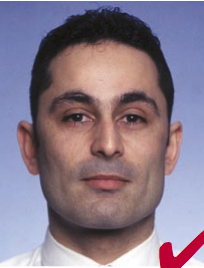
//> input picture img/good/01.jpg, 204 x 268 px
$ ./main   (built with g++ and OpenCV 4)
//> lines starting //> are read from the running program, lines starting //| are printed output that depends on the picture
### ImageAttribute.hpp
//
//  ICAOphotoquality
//
//  Copyright © 2017 Marcelo Cobias. All rights reserved.
//
#ifndef ImageAttribute_HPP
#define ImageAttribute_HPP

#include <iostream>
#include <opencv2/core/core.hpp>
#include <opencv2/highgui/highgui.hpp>
#include <opencv2/imgproc.hpp>

#include "utils/Util.hpp"

using namespace std;
using namespace cv;

class ImageAttribute
{
public:
      float getBrightness();
      float getContrast();
      float getBlur();
      ImageAttribute(Mat image);
      ~ImageAttribute();
private:
    float brightness = 0.0;
    float contrast = 0.0;
    float blur = 0.0;
    float calcBrightness(Mat image);
    float calcContrast(Mat image);
    float calcBlur(Mat image);
};
#endif

### utils/HaarFind.hpp
//
//  imagetester.cpp
//  ICAOphotoquality
//
//  Copyright © 2017 Marcelo Cobias. All rights reserved.
//
#ifndef HaarFind_HPP
#define HaarFind_HPP

#include <string>
#include <opencv2/opencv.hpp>
#include "Util.hpp"

using namespace std;
using namespace cv;

class HaarFind
{
public:
    HaarFind(Mat image);
    Rect_<double> getRoiFace();
    Rect_<double> getRoiEyersPair();
    Rect_<double> getRoiEyeLeft();
    Rect_<double> getRoiEyeRight();
    ~HaarFind();
private:
    CascadeClassifier faceCascade, eyePairCascade;
    Rect_<double> rectEyeLeft, rectEyeRight;
    Rect_<double> face, eyePair, customROI;
    Rect_<double> findEyesPair(Mat face);
    Rect_<double> findFace(Mat image);
    void loadCascadeClassifier();
    void calculeEyeSingle(Mat imageFace, Rect eyePair);
};
#endif

### utils/LandmarkFind.hpp
//
//  ICAOphotoquality
//
//  Copyright © 2017 Marcelo Cobias. All rights reserved.
//
#ifndef LandmarkFind_HPP
#define LandmarkFind_HPP

#include <iostream>
#include <opencv2/imgproc.hpp>

#include "Util.hpp"
#include <dlib/opencv.h>
#include <dlib/image_processing.h>
#include <dlib/image_processing/shape_predictor.h>

const float MAXFACEANGLE = 75.0f;

class LandmarkFind
{
public:
  void loadShapePredictor();
  LandmarkFind(cv::Mat image, cv::Rect rectFace);
  cv::Point getLeftCenterEye();
  cv::Point getRightCenterEye();
  std::vector<cv::Point> getMouth();
  cv::Point3f getFaceApproxEulerAngles();
  cv::Rect getFaceBBoxFromLandmarks(std::vector<cv::Point> landmarks, cv::Size imageSize, bool square);
  bool printLandmarks(cv::Mat &image, int thickness);
  bool printLandmarksZero(cv::Mat &image, int thickness);
  std::vector<cv::Point> getLandmark();
  ~LandmarkFind();
private:
  std::vector<cv::Point> landmarksFace;
  dlib::shape_predictor landmark_model;
  void dlibObjToPoints(const dlib::full_object_detection& obj, std::vector<cv::Point>& points);
  std::vector<cv::Point> extractPoints(cv::Mat image, cv::Rect rectFace);
  float getFaceApproxTiltAngle();
  float getFaceApproxHorAngle();
  float getFaceApproxVertAngle();
};
#endif

### utils/EyesFindCenter.hpp
//
//  imagetester.cpp
//  ICAOphotoquality
//
//  Copyright © 2017 Marcelo Cobias. All rights reserved.
//
#ifndef EyesFindCenter_HPP
#define EyesFindCenter_HPP

#include "Util.hpp"
#include <opencv2/opencv.hpp>

using namespace cv;
using namespace std;

#define kEyeLeft true
#define kEyeRight false

class EyesFindCenter
{
public:
    EyesFindCenter();
    ~EyesFindCenter();
    Point findEyeCenter(Mat eyeImage);
    void createCornerKernels();
    void releaseCornerKernels();
    Point2f findEyeCorner(Mat region, bool left, bool left2);
    double computeDynamicThreshold(const Mat &mat, double stdDevFactor);
    Point findIrirBorderRight(Mat img, Point pnt);
    Point findIrirBorderLeft(Mat img, Point pnt);
    bool existContourNearPointCenter(vector<Point> contourPoints, Point pnt, int maskAux = 6);
    int maxDistanceBtnPoints(vector<Point> contourPoints);
    Mat setContournAndFind(Mat drawing, Point pt, vector<vector<Point> > contours, vector<Vec4i> hierarchy);
    Mat fillHoles(Mat binaryImage);
    bool isEyePairRegion(const Mat &img);
    float verifyCircle(Mat dt, Point2f center, float radius, vector<Point2f> & inlierSet);
    void getCircle(Point2f& p1, Point2f& p2, Point2f& p3, Point2f& center, float& radius);
    vector<Point2f> getPointPositions(Mat binaryImage);
    Point2f getCirclesIntersection(Point2f p0, float r0, Point2f p1, float r1);
    Point2f getMostWhitePixel(Mat GrayImage, bool isLeft);
private:
    Mat floodKillEdges(Mat &mat);
    Mat computeMatXGradient(const Mat &mat);
    Mat matrixMagnitude(const Mat &matX, const Mat &matY);
    void testPossibleCentersFormula(int x, int y, const Mat &weight, double gx, double gy, Mat &out);
    bool floodShouldPushPoint(const Point &np, const Mat &mat);
    bool inMat(Point p, int rows, int cols);

    Point2f findSubpixelEyeCorner(Mat region, Point maxP);
    Mat eyeCornerMap(const Mat &region, bool left, bool left2);
};

#endif

### utils/ImageDegradation.hpp
//
//  ICAOphotoquality
//
//  Copyright © 2017 Marcelo Cobias. All rights reserved.
//
#ifndef ImageDegradation_HPP
#define ImageDegradation_HPP

#include <iostream>
#include <opencv2/opencv.hpp>

using namespace cv;
using namespace std;

class ImageDegradation
{
public:
    static Mat gaussianNoise(Mat image);
    static Mat saltAndPepper(Mat image);
    static Mat bluring(Mat image);
    static Mat smooth(Mat image);
    static Mat basicLinearTransform(Mat image, double alpha = 0, int beta = 0);
    static Mat gamma(Mat image, double gamma = 0);
};
#endif

### utils/Util.hpp
//
//  ICAOphotoquality
//
//  Copyright © 2017 Marcelo Cobias. All rights reserved.
//
#ifndef Util_HPP
#define Util_HPP

#include <fstream>
#include <sys/stat.h>
#include <math.h>
#include <time.h>
#include <iterator>
#include <vector>
#include <glob.h>
#include <utility>
#include <iostream>
#include <opencv2/opencv.hpp>

using namespace cv;
using namespace std;

class Util
{
public:
  static bool existsImage(Mat image);
  static Mat cutImage(Mat image, Rect form);
  static float getDistanceBtn2Pnts(Point2f p1, Point2f p2);
  static Mat coloredToGray(Mat image);
  static vector<string> splitAtCommas(const string& row);
  static string intToStr(int val);
  static string floToStr(float val);
  static void replaceStringInPlace(string& subject, const string& search, const string& replace);
  static float srtToNumber(string &Text);
  static bool isValidImage(string imgName);
  static vector<string> divStr(string const & s, char delim);
  static vector<string> getListPathFilesImage(string path);
  static bool isDirExist(string path);
  static bool makePath(string path);
  static bool intersecPoints(Point2f o1, Point2f p1, Point2f o2, Point2f p2, Point2f &r);
  static void glcm(Mat &img, vector<float> &values);
  static void showHistogram(Mat& img);
  static Vec3b getColorSubpix(const Mat& img, Point2f pt);
};
#endif

### utils/HaarFind.cpp
//
//  imagetester.cpp
//  ICAOphotoquality
//
//  Copyright © 2017 Marcelo Cobias. All rights reserved.
//
#include "HaarFind.hpp"

/**
* @brief Load Cascade Classifier
*
* @details Carrega o classificador para identificacao das faces
*
*/
void HaarFind::loadCascadeClassifier()
{
  if (!this->faceCascade.load("./data/haarcascade_frontalface_alt.xml"))
  {
    printf("(!) Error Loading Face Cascade Classifier\n");
  }
  if (!this->eyePairCascade.load("./data/haarcascade_eye_pair_45x11_parojosG.xml"))
  {
    printf("(!) Error Loading Eye Pair Cascade Classifier\n");
  }
}

HaarFind::HaarFind(Mat image)
{
  loadCascadeClassifier();
  Mat imageGray = Util::coloredToGray(image);
  this->face = this->findFace(imageGray);
  Mat imgFace = imageGray(face);
  Rect_<double> eyes = this->findEyesPair(imgFace);
  this->eyePair = eyes;
  calculeEyeSingle(imgFace, eyes);
}

Rect_<double> HaarFind::findFace(Mat image)
{
  vector<Rect> faces;
  Rect_<double> singleFace;
  vector<Rect_<double>> regionsFaces;
  faceCascade.detectMultiScale(image, faces, 1.2, 2, 0, Size(50, 50));

  if(faces.size() > 0)
	{
    regionsFaces.resize(faces.size());
    for(size_t i = 0; i < regionsFaces.size(); i++)
	  {
      regionsFaces[i].width = faces[i].width * 0.8924;
		  regionsFaces[i].height = faces[i].height * 0.8676;
		  regionsFaces[i].x = faces[i].x + 0.0578 * faces[i].width;
		  regionsFaces[i].y = faces[i].y + faces[i].height * 0.2166;
    }

    if(regionsFaces.size() > 1)
		{
			double best = -1;
			int bestIndex = -1;
			for(size_t i = 0; i < regionsFaces.size(); i++)
			{
				double dist = regionsFaces[i].width;
				bool better = regionsFaces[i].width > best;

        // Pick a closest face to preffered point or the biggest face
				if(i == 0 || better)
				{
					bestIndex = i;
					best = dist;
				}
			}
			singleFace = regionsFaces[bestIndex];
		}
		else
		{
		 return regionsFaces[0];
    }
 }
  else
  {
    return Rect_<double>(0,0,0,0);
  }
  return singleFace;
}

Rect_<double> HaarFind::findEyesPair(Mat face)
{
    vector<Rect> eyes;
    vector<Rect_<double>> eyePair;
    equalizeHist(face, face);

    Rect_<double> eyePairRegion;
    this->eyePairCascade.detectMultiScale(face, eyes, 1.01, 2, 0 | CV_HAAR_SCALE_IMAGE, Size(100, 30));

    if (eyes.size() == 0)
    {
        cout << "@WARNING: No Eye Pair found on file ." << endl;
    }
    else
     {
       eyePair.resize(eyes.size());
       for(size_t i = 0; i < eyes.size(); i++)
       {
          eyePair[i] = eyes[i];
       }
       eyePairRegion = eyePair[0];
        if (eyePair.size() > 1)
        {
            for (int i = 0; i < eyePair.size(); i++)
            {
                //rectangle(face, eyePair[i], Scalar(0, 255, 0));
                //imwrite("img_faces/" + imgNome, face);

                //********************************
                // Calcular a porcentagem do tamanho largura do par olhos
                int mainWdt = face.cols;
                int eyeWdt = eyePair[i].width;

                Mat eyeAux = face(eyePair[i]);

                //get % size of eye pair region
                int percent = (int)(eyeWdt * 100) / mainWdt;
                //cout << "% size: " << percent << endl;

                if (percent >= 74 || percent <= 56)
                {
                    continue;
                }
                // Calcular a porcentagem posicao
                int mainHgt = face.rows;
                int posEyeP = eyePair[i].y;

                //get % size of eye pair region
                int percentPos = (int)(posEyeP * 100) / mainHgt;
               // cout << "% pos: " << percentPos << endl;

                if (percentPos >= 34 || percentPos <= 20)
                {
                    continue;
                }

               // cout << "Y: " << eyePair[i].y << endl;
                if (eyePair[i].y >= 120 || eyePair[i].y <= 65)
                {
                    continue;
                }
               // cout << "Y REG: " << eyePairRegion.y << endl;
                if (eyePair[i].width > eyePairRegion.width)
                {
                    eyePairRegion = eyePair[i];
                }
            }
        }
    }
    return eyePairRegion;
}

// [27 lines left out: functions calculeEyeSingle, getRoiFace, getRoiEyersPair, getRoiEyeLeft, getRoiEyeRight, not called in this run]

HaarFind::~HaarFind(){}

### utils/EyesFindCenter.cpp
/**
*    Using some code from: https://github.com/trishume/eyeLike
*    http://thume.ca/projects/2012/11/04/simple-accurate-eye-center-tracking-in-opencv/
*/
#include <queue>
#include "Util.hpp"
#include "EyesFindCenter.hpp"

using namespace std;

Mat *leftCornerKernel;
Mat *rightCornerKernel;

float kEyeCornerKernel[4][6] = {
    { -1,-1,-1, 1, 1, 1 },
    { -1,-1,-1,-1, 1, 1 },
    { -1,-1,-1,-1, 0, 3 },
    { 1, 1, 1, 1, 1, 1 },};

EyesFindCenter::EyesFindCenter(){}

EyesFindCenter::~EyesFindCenter(){}

/**
* @details Busca subpixel do canto do olho.
*          Using some code from: https://github.com/trishume/eyeLike
*          http://thume.ca/projects/2012/11/04/simple-accurate-eye-center-tracking-in-opencv/
*/
// [16 lines left out: function matrixMagnitude, not called in this run]

/**
* @details Busca subpixel do canto do olho.
*          Using some code from: https://github.com/trishume/eyeLike
*          http://thume.ca/projects/2012/11/04/simple-accurate-eye-center-tracking-in-opencv/
*/
// [18 lines left out: function computeMatXGradient, not called in this run]

/**
* @details Busca subpixel do canto do olho.
*          Using some code from: https://github.com/trishume/eyeLike
*          http://thume.ca/projects/2012/11/04/simple-accurate-eye-center-tracking-in-opencv/
*/
// [24 lines left out: functions computeDynamicThreshold, setContournAndFind, not called in this run]

/**
* @details Busca subpixel do canto do olho.
*          Using some code from: https://github.com/trishume/eyeLike
*          http://thume.ca/projects/2012/11/04/simple-accurate-eye-center-tracking-in-opencv/
*/
// [94 lines left out: function findEyeCenter, not called in this run]

/**
* @details Busca subpixel do canto do olho.
*          Using some code from: https://github.com/trishume/eyeLike
*          http://thume.ca/projects/2012/11/04/simple-accurate-eye-center-tracking-in-opencv/
*/
// [36 lines left out: function testPossibleCentersFormula, not called in this run]

/**
* @details Busca subpixel do canto do olho.
*          Using some code from: https://github.com/trishume/eyeLike
*          http://thume.ca/projects/2012/11/04/simple-accurate-eye-center-tracking-in-opencv/
*/
// [4 lines left out: function inMat, not called in this run]

/**
* @details Busca subpixel do canto do olho.
*          Using some code from: https://github.com/trishume/eyeLike
*          http://thume.ca/projects/2012/11/04/simple-accurate-eye-center-tracking-in-opencv/
*/
// [4 lines left out: function floodShouldPushPoint, not called in this run]

/**
* @details Busca subpixel do canto do olho.
*          Using some code from: https://github.com/trishume/eyeLike
*          http://thume.ca/projects/2012/11/04/simple-accurate-eye-center-tracking-in-opencv/
*/
// [29 lines left out: function floodKillEdges, not called in this run]

/**
* @details Busca subpixel do canto do olho.
*          Using some code from: https://github.com/trishume/eyeLike
*          http://thume.ca/projects/2012/11/04/simple-accurate-eye-center-tracking-in-opencv/
*/
// [7 lines left out: function createCornerKernels, not called in this run]

/**
* @details Busca subpixel do canto do olho.
*          Using some code from: https://github.com/trishume/eyeLike
*          http://thume.ca/projects/2012/11/04/simple-accurate-eye-center-tracking-in-opencv/
*/
// [5 lines left out: function releaseCornerKernels, not called in this run]

/**
* @details Busca subpixel do canto do olho.
*          Using some code from: https://github.com/trishume/eyeLike
*          http://thume.ca/projects/2012/11/04/simple-accurate-eye-center-tracking-in-opencv/
*/
// [11 lines left out: function eyeCornerMap, not called in this run]

/**
* @details Busca subpixel do canto do olho.
*          Using some code from: https://github.com/trishume/eyeLike
*          http://thume.ca/projects/2012/11/04/simple-accurate-eye-center-tracking-in-opencv/
*/
// [10 lines left out: function findEyeCorner, not called in this run]

/**
* @details Busca subpixel do canto do olho.
*          Using some code from: https://github.com/trishume/eyeLike
*          http://thume.ca/projects/2012/11/04/simple-accurate-eye-center-tracking-in-opencv/
*/
// [9 lines left out: function findSubpixelEyeCorner, not called in this run]

/**
* @brief Find right border after contourn.
*
* @details Busca a borda direita da pupila.
*
* @param img Contour image.
* @param pnt Center of Eye.
*
* @return right Border Point.
*/
// [23 lines left out: function findIrirBorderRight, not called in this run]

/**
* @brief Find left border after contourn.
*
* @details Busca a borda esquerda da pupila.
*
* @param img Contour image.
* @param pnt Center of Eye.
*
* @return left Border Point.
*/
// [23 lines left out: function findIrirBorderLeft, not called in this run]

/**
* @brief Find contour points near center point.
*
* @details Busca se existe pontos de contorno no centro da pupila.
*          Estes pontos atrapalham no processo de identificacao das bordas.
*
* @param contourPoints List contour points.
* @param pnt Center of Eye.
* @param maskAux Value to create a range to find the points.
*
* @return existe Found or not found near points.
*/
// [25 lines left out: function existContourNearPointCenter, not called in this run]

/**
* @brief Find max distance between 2 points.
*
* @details Busca a maior distancia entre dois pontos do contorno.
*
* @param contourPoints List contour points.
*
* @return maxDist Pixel Distance.
*/
// [15 lines left out: function maxDistanceBtnPoints, not called in this run]

/**
* @brief Identify if is eye pair region.
*
* @details Calcula a imagem binaria e busca a esclera do olho.
*
* @param img Eye pair image.
*
* @return res Is or not the Eye Pair region.
*/
// [18 lines left out: function isEyePairRegion, not called in this run]

/**
* @brief Verify circle.
*
*/
// [29 lines left out: function verifyCircle, not called in this run]

/**
* @brief Get circle.
*
* @details get circle from points.
*
* @param p1 Point 1.
* @param p2 Point 2.
* @param p3 Point 3.
* @param center center of point.
* @param radius circle radius.
*
*/
// [19 lines left out: function getCircle, not called in this run]


/**
* @brief Get position points.
*
* @details get vector points.
*
* @param binaryImage Binary image.

* @return pointPositions Vector Points.
*
*/
// [14 lines left out: function getPointPositions, not called in this run]

/**
* @brief Get points of circles intersections.
*
* @details Funcao para pegar o ponto superior de interseccao de dois circulos.
*          Baseado: http://paulbourke.net/geometry/circlesphere/tvoght.c
*
* @param p0 First point.
* @param r0 Radius of first point.
* @param p1 Second point.
* @param r1 Radius of second point.
*
* @return pRes Superior point inrtersection.
*
*/
// [52 lines left out: function getCirclesIntersection, not called in this run]

/**
* @brief Filling holes in a binary image.
*
* @details Funcao preencher os buracos em uma imagem binaria (buracos = brilhos do flash).
*
* @param binaryImage Image.
*
* @return result Image processed.
*
*/
// [22 lines left out: function fillHoles, not called in this run]

/**
* @brief Find extreme white pixel.
*
* @details Identificar o pixel mais extremo no eixo X.
*
* @param img Binary Image.
* @param isLef Bool aux.
*
* @return res Pixel Position.
*
*/
// [42 lines left out: function getMostWhitePixel, not called in this run]

### utils/Util.cpp
//
//  imagetester.cpp
//  ICAOphotoquality
//
//  Copyright © 2017 Marcelo Cobias. All rights reserved.
//
#include "Util.hpp"

bool Util::existsImage(Mat image)
{
    return (!image.empty());
}

// [23 lines left out: functions cutImage, resizeImage, not called in this run]

Mat Util::coloredToGray(Mat image)
{
  if(existsImage(image))
  {
    Mat imageGray;
    Mat imgTemp = image.clone();
    cvtColor(imgTemp, imageGray, CV_BGR2GRAY);
    return imageGray;
  }
  return Mat();
}

// [5 lines left out: function getDistanceBtn2Pnts, not called in this run]

/**
* @brief Split a string.
*
* @details Divide uma string usando um caractere.
*
* @param string row string.
*
* @return vector<string> res.
*/
// [9 lines left out: function splitAtCommas, not called in this run]

/**
* @brief Convert int to string
*
* @details Converte inteiro para string
*
* @param int val Integer value
*
* @return string s String value
*/

// [8 lines left out: function intToStr, not called in this run]

/**
* @brief Convert float to string
*
* @details Converte float para string
*
* @param float val Float value
*
* @return string ss String value
*/
// [17 lines left out: functions floToStr, replaceStringInPlace, not called in this run]

/**
* @brief Convert string to number
*
* @details Converter String para numero
*
* @param string text String value
*
* @return int ss Number value
*/
// [7 lines left out: function srtToNumber, not called in this run]

/**
* @brief Verify if is a valid image extension.
*
* @details Valida a extens�o da imagem.
*
* @param imageName Complete image file name.
*
* @return res Is a valid image name.
*/
// [13 lines left out: function isValidImage, not called in this run]

/**
* @brief Split string unging one characterer.
*
* @details Divide uma string.
*
* @param s string.
*
* @return delim characterer to split the string.
*/
// [201 lines left out: functions divStr, getListPathFilesImage, isDirExist, makePath, intersecPoints, glcm and 2 more, not called in this run]

### main.cpp
// System includes
#include <iostream>
// OpenCV includes
#include <opencv2/core/core.hpp>
#include <opencv2/highgui/highgui.hpp>
#include <opencv2/imgproc.hpp>
//Local includes
#include "utils/Util.hpp"
#include "utils/ImageDegradation.hpp"
#include "utils/EyesFindCenter.hpp"
#include "utils/LandmarkFind.hpp"
#include "utils/HaarFind.hpp"
#include "ImageAttribute.hpp"

using namespace std;
using namespace cv;

/**
* @ Normalize image colored to gray
*/
// [6 lines left out: function normImage, not called in this run]

/*=================================================================*/
// [13 lines left out: function test, not called in this run]

void test2()
{
  Mat test;
  test = imread("./img/good/01.jpg");
//> test is the input picture: 268 rows x 204 cols, CV_8UC3; mean B, G, R 137.5, 122, 136.9
  EyesFindCenter eye = EyesFindCenter();

  HaarFind elemets = HaarFind(test);
//> in coloredToGray, `cvtColor(imgTemp, imageGray, CV_BGR2GRAY);`:
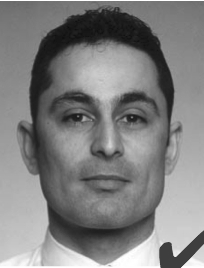
//> imageGray: 268 rows x 204 cols, CV_8UC1; min 13, max 255, mean 128.2
//> in findFace, `faceCascade.detectMultiScale(image, faces, 1.2, 2, 0, Size(50, 50));`: faces = 1 Rect (x, y, width, height): [31, 56, 149, 149]
//> in findFace, `regionsFaces.resize(faces.size());`: regionsFaces = 1 Rect (x, y, width, height): [0, 0, 0, 0]
//> the loop in findFace, `for(size_t i = 0; i < regionsFaces.size(); i++)` made 1 pass
//> in HaarFind, `this->face = this->findFace(imageGray);`: this->face = Rect(39.61, 88.27, 133, 129.3)
//> in HaarFind, `Mat imgFace = imageGray(face);`:
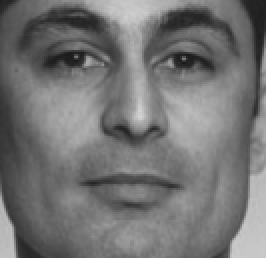
//> imgFace: 129 rows x 133 cols, CV_8UC1 (shown 2 times larger); min 25, max 212, mean 115.8
//> in findEyesPair, `equalizeHist(face, face);`:
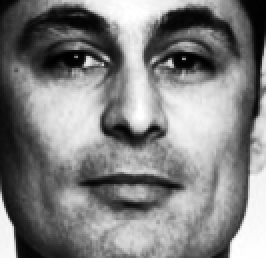
//> face: 129 rows x 133 cols, CV_8UC1 (shown 2 times larger); min 0, max 255, mean 128.5
  Mat face = Util::cutImage(test, elemets.getRoiFace());
  imshow("Face: ", face);

  Mat eyePair = Util::cutImage(face, elemets.getRoiEyersPair());
  imshow("Eye pair: ", eyePair);

  Mat eyeRight = Util::cutImage(eyePair, elemets.getRoiEyeRight());
  Mat eyeLeft = Util::cutImage(eyePair, elemets.getRoiEyeLeft());

  Point right = eye.findEyeCenter(eyeRight);
  Point left = eye.findEyeCenter(eyeLeft);
  cv::circle(eyeRight, right, 2, Scalar(0, 255, 0));
  cv::circle(eyeLeft, left, 2, Scalar(0, 255, 0));

  imshow("Eye right: ", eyeRight);
  imshow("Eye left: ", eyeLeft);
  cvWaitKey(0);
}
/*=================================================================*/

// [5 lines left out: function main, not called in this run]

// added to run one function of the file
//> (the run ends here: the program stops with an error, at `this->eyePairCascade.detectMultiScale(face, eyes, 1.01, 2, 0 | CV_HAAR..`)
